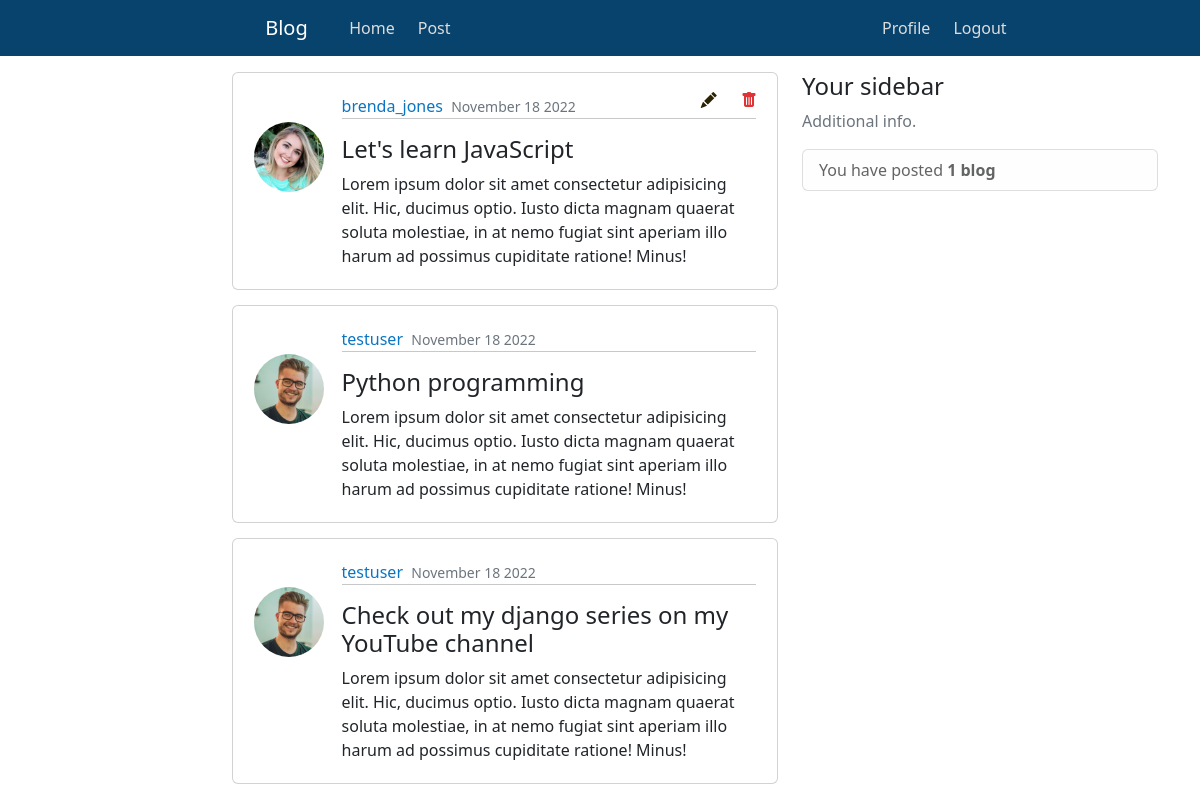
Page /users/homepage/ (signed in) on the committed database.
### users/models.py (models this page shows, shortened)
class Posts(models.Model):
    id = models.CharField(max_length=12, primary_key=True, editable=False)
    blogger = models.ForeignKey(Profile, on_delete=models.CASCADE, editable=False)
    title = models.CharField(max_length=60, blank=False)
    content = models.TextField(blank=False)
    posted = models.DateTimeField(auto_now_add=True)
    edited = models.DateTimeField(auto_now=True)
    class Meta:
        ordering = ['-posted']
        verbose_name_plural = 'Posts'

class Profile(models.Model):
    id = models.CharField(max_length=12, primary_key=True, editable=False)
    name = models.OneToOneField(User, on_delete=models.CASCADE, editable=False)
    gender = models.CharField(max_length=7, blank=False)
    phone_no = models.CharField(max_length=14, blank=False)
    country = models.CharField(max_length=10, blank=False)
    dob = models.DateField(null=True, blank=False)
    age = models.PositiveIntegerField(default=0, editable=False)
    dp = models.ImageField(upload_to='Profile-pics/', default='default.png')
    created = models.DateTimeField(auto_now_add=True)
    edited = models.DateTimeField(auto_now=True)
    def __str__(self):
        return f'{self.name}'
    class Meta:
        ordering = ['name']
        verbose_name_plural = 'User Profiles'

### users/views.py (the view)
# urls.py: path('homepage/', views.homepage_view, name='homepage'),
@login_required(login_url='login')
@user_passes_test(lambda user: user.is_staff is False and user.is_superuser is False)
def homepage_view(request):
    blogs = Posts.objects.all()
    if request.method == 'POST':
        get_response = request.POST['response']
        get_BlogObj = Posts.objects.get(id=get_response, blogger=request.user.profile)
        get_BlogObj.delete()
        messages.error(request, 'Blog has been deleted successfully!')
        return redirect('homepage')
    context = {
        'posted_blogs': blogs, 'total_blogs': Posts.objects.filter(blogger=request.user.profile).count(),
    }
    return render(request, 'users/index.html', context)

### users/templates/users/index.html (shortened to what this page needs)
{% extends 'users/base.html' %}{% block title %}Homepage{% endblock %}
{% load crispy_forms_tags %}
    {% block content %}
    <main class="container body-container" role="main">
        <div class="row">
            <div class="col-md-6 offset-sm-2">
                {% for blogs in posted_blogs %}
                <div class="card card-body pb-0">
                    <article class="media content-section">
                        <div class="d-flex align-items-start justify-content-center">
                            <img src="{{ blogs.blogger.dp.url }}" alt="img" class="rounded-circle article-img">
                            <div class="media-body">
                                <div class="article-metadata">
                                    <a href="{% url 'userprofile' blogs.blogger %}" class="mr-3">{{ blogs.blogger }}</a>
                                    <small class="text-muted">{{ blogs.posted|date:"F d Y" }}</small>
                                    <hr class="mt-0">
                                </div>
                                <div class="delete-icon">
                                    <a href="{% url 'edit_blog' blogs.id blogs.blogger %}" class="icon">
                                        {% if blogs.blogger == request.user.profile %}<i class="bi bi-pencil-fill" style="color: #2b2103"></i>{% endif %}
                                    </a>
                                    <a href="" class="icon" data-bs-toggle="modal" data-bs-target="#delete-post-{{blogs.id}}">
                                        {% if blogs.blogger == request.user.profile %}<i class="bi bi-trash-fill" style="color: #df3435"></i>{% endif %}
                                    </a>
                                </div>
                                <h4>{{ blogs.title }}</h4>
                                <p class="article-content">
                                    {{ blogs.content }}
                                </p>
                            </div>
                        </div>
                    </article>
                </div>
                {% empty %}
                <div class="text-center pt-3">
                    <h5 class="small text-muted">Blogs will appear here</h5>
                </div>
                {% endfor %}
            </div>
            <div class="col-md-4">
                <div class="content-section card-body">
                    <h4>Your sidebar</h4>
                    <p class="text-muted">Additional info.</p>
                    <ul class="list-group">
                        <li class="list-group-item list-group-item-light">You have posted <b>{% if total_blogs == 1 %}1 blog{% else %}{{ total_blogs }} blogs{% endif %}</b></li>
                    </ul>
                </div>
            </div>
        </div>
    </main>
    {% endblock %}

### static/css/styles.css (style rules this page uses)
* { box-sizing: border-box; }
.body-container { margin-top: 6%; }
.body-container .card { margin-bottom: 15px; }
.body-container .card .content-section { padding: 5px; }
.body-container .card .content-section img { height: 70px; width: 70px; margin-right: 3.5%; margin-top: 5.5%; }
.body-container .card .content-section .article-metadata a { margin-right: 1%; text-decoration: none; color: #0a75c2; }
.body-container .card .content-section .delete-icon { position: absolute; right: 0px; top: 15px; }
.body-container .card .content-section .icon { color: #21252c; padding-right: 20px; padding-bottom: 5px; transition: 0.3s; font-size: 16px; text-decoration: none; }

### rows in the picture
Posts: blogger.dp (picture), blogger "brenda_jones", posted "November 18 2022", title "Let's learn JavaScript", content "Lorem ipsum dolor sit amet consectetur adipisicing elit. Hic, ducimus optio. Iusto dicta magnam quaerat soluta molestiae, in at nemo fugiat sint aperiam illo harum ad possimus cupiditate ratione! Minus!"
Posts: blogger.dp (picture), blogger "testuser", posted "November 18 2022", title "Python programming", content "Lorem ipsum dolor sit amet consectetur adipisicing elit. Hic, ducimus optio. Iusto dicta magnam quaerat soluta molestiae, in at nemo fugiat sint aperiam illo harum ad possimus cupiditate ratione! Minus!"
Posts: blogger.dp (picture), blogger "testuser", posted "November 18 2022", title "Check out my django series on my YouTube channel", content "Lorem ipsum dolor sit amet consectetur adipisicing elit. Hic, ducimus optio. Iusto dicta magnam quaerat soluta molestiae, in at nemo fugiat sint aperiam illo harum ad possimus cupiditate ratione! Minus!"
